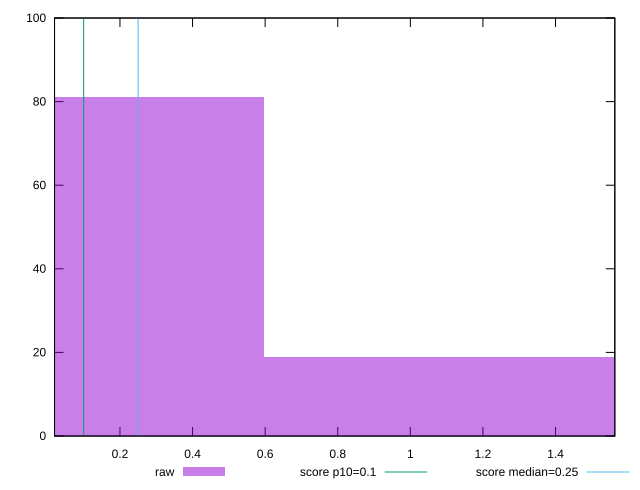

Source code (gnuplot):
reset

$raw <<EOF
1.1923551823667442 19
0 81
EOF

set key outside below
set boxwidth 1.1923551823667442
set xrange [0.01973388671875:1.5633829116821287]
set yrange [0:100]
set trange [0:100]
set style fill transparent solid 0.5 noborder

set parametric
set terminal svg size 640, 490 enhanced background rgb 'white'
set output "reports/report_00027_2021-02-24T12-40-31.850Z/cumulative-layout-shift/samples/astro/raw/histogram.svg"

plot $raw title "raw" with boxes, \
     0.1,t title "score p10=0.1", \
     0.25,t title "score median=0.25"

reset
